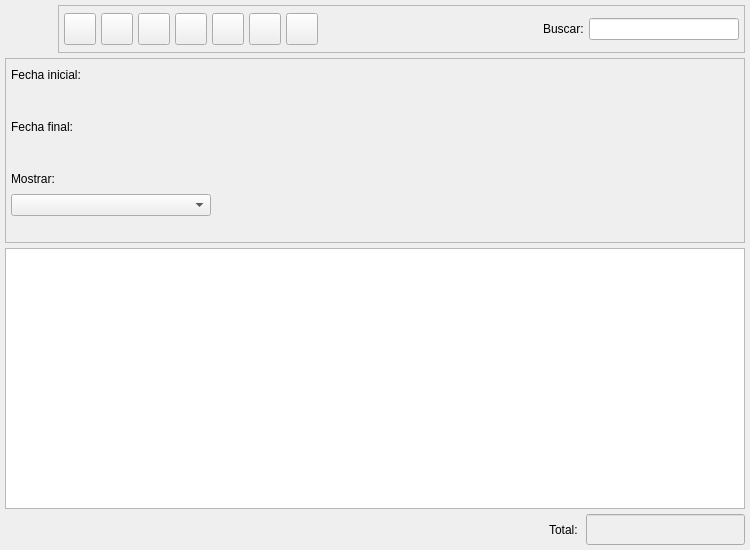
<ui version="4.0" >
 <author>Tomeu Borras Riera</author>
 <class>AlbaranesProveedorListBase</class>
 <widget class="QWidget" name="AlbaranesProveedorListBase" >
  <property name="enabled" >
   <bool>true</bool>
  </property>
  <property name="geometry" >
   <rect>
    <x>0</x>
    <y>0</y>
    <width>750</width>
    <height>550</height>
   </rect>
  </property>
  <property name="windowTitle" >
   <string>Albaranes de proveedor</string>
  </property>
  <property name="windowIcon" >
   <iconset resource="../../bulmages.qrc" >
    <normaloff>:/Images/supplier-delivery-note-list.svg</normaloff>:/Images/supplier-delivery-note-list.svg</iconset>
  </property>
  <layout class="QGridLayout" >
   <property name="margin" >
    <number>5</number>
   </property>
   <property name="spacing" >
    <number>5</number>
   </property>
   <item row="1" column="0" >
    <widget class="QFrame" name="m_busqueda" >
     <property name="minimumSize" >
      <size>
       <width>16</width>
       <height>185</height>
      </size>
     </property>
     <property name="frameShape" >
      <enum>QFrame::StyledPanel</enum>
     </property>
     <property name="frameShadow" >
      <enum>QFrame::Raised</enum>
     </property>
     <layout class="QGridLayout" >
      <property name="margin" >
       <number>5</number>
      </property>
      <property name="spacing" >
       <number>5</number>
      </property>
      <item row="6" column="0" >
       <spacer>
        <property name="orientation" >
         <enum>Qt::Vertical</enum>
        </property>
        <property name="sizeType" >
         <enum>QSizePolicy::Preferred</enum>
        </property>
        <property name="sizeHint" stdset="0" >
         <size>
          <width>191</width>
          <height>21</height>
         </size>
        </property>
       </spacer>
      </item>
      <item rowspan="7" row="0" column="1" >
       <layout class="QVBoxLayout" >
        <property name="spacing" >
         <number>5</number>
        </property>
        <property name="margin" >
         <number>0</number>
        </property>
        <item>
         <widget class="BusquedaArticulo" native="1" name="m_articulo" >
          <property name="sizePolicy" >
           <sizepolicy vsizetype="Preferred" hsizetype="Expanding" >
            <horstretch>0</horstretch>
            <verstretch>0</verstretch>
           </sizepolicy>
          </property>
         </widget>
        </item>
        <item>
         <widget class="BusquedaProveedor" native="1" name="m_proveedor" >
          <property name="sizePolicy" >
           <sizepolicy vsizetype="Preferred" hsizetype="Expanding" >
            <horstretch>0</horstretch>
            <verstretch>0</verstretch>
           </sizepolicy>
          </property>
         </widget>
        </item>
       </layout>
      </item>
      <item row="4" column="0" >
       <widget class="QLabel" name="label_2" >
        <property name="text" >
         <string>Mostrar:</string>
        </property>
        <property name="alignment" >
         <set>Qt::AlignLeading|Qt::AlignLeft|Qt::AlignVCenter</set>
        </property>
       </widget>
      </item>
      <item row="5" column="0" >
       <widget class="QComboBox" name="mui_procesada" >
        <property name="sizePolicy" >
         <sizepolicy vsizetype="Preferred" hsizetype="Fixed" >
          <horstretch>0</horstretch>
          <verstretch>0</verstretch>
         </sizepolicy>
        </property>
        <property name="minimumSize" >
         <size>
          <width>200</width>
          <height>21</height>
         </size>
        </property>
        <property name="focusPolicy" >
         <enum>Qt::StrongFocus</enum>
        </property>
        <property name="frame" >
         <bool>true</bool>
        </property>
       </widget>
      </item>
      <item row="0" column="0" >
       <widget class="QLabel" name="label" >
        <property name="text" >
         <string>Fecha inicial:</string>
        </property>
       </widget>
      </item>
      <item row="1" column="0" >
       <widget class="BusquedaFecha" native="1" name="m_fechain" >
        <property name="sizePolicy" >
         <sizepolicy vsizetype="Preferred" hsizetype="Fixed" >
          <horstretch>0</horstretch>
          <verstretch>0</verstretch>
         </sizepolicy>
        </property>
        <property name="minimumSize" >
         <size>
          <width>200</width>
          <height>21</height>
         </size>
        </property>
       </widget>
      </item>
      <item row="2" column="0" >
       <widget class="QLabel" name="label" >
        <property name="text" >
         <string>Fecha final:</string>
        </property>
       </widget>
      </item>
      <item row="3" column="0" >
       <widget class="BusquedaFecha" native="1" name="m_fechafin" >
        <property name="sizePolicy" >
         <sizepolicy vsizetype="Preferred" hsizetype="Fixed" >
          <horstretch>0</horstretch>
          <verstretch>0</verstretch>
         </sizepolicy>
        </property>
        <property name="minimumSize" >
         <size>
          <width>200</width>
          <height>21</height>
         </size>
        </property>
       </widget>
      </item>
     </layout>
    </widget>
   </item>
   <item row="3" column="0" >
    <layout class="QHBoxLayout" >
     <property name="spacing" >
      <number>5</number>
     </property>
     <property name="margin" >
      <number>0</number>
     </property>
     <item>
      <spacer>
       <property name="orientation" >
        <enum>Qt::Horizontal</enum>
       </property>
       <property name="sizeType" >
        <enum>QSizePolicy::Expanding</enum>
       </property>
       <property name="sizeHint" stdset="0" >
        <size>
         <width>340</width>
         <height>21</height>
        </size>
       </property>
      </spacer>
     </item>
     <item>
      <widget class="QLabel" name="label" >
       <property name="text" >
        <string>Total: </string>
       </property>
      </widget>
     </item>
     <item>
      <widget class="QLineEdit" name="m_total" >
       <property name="enabled" >
        <bool>true</bool>
       </property>
       <property name="sizePolicy" >
        <sizepolicy vsizetype="Fixed" hsizetype="Preferred" >
         <horstretch>0</horstretch>
         <verstretch>0</verstretch>
        </sizepolicy>
       </property>
       <property name="minimumSize" >
        <size>
         <width>150</width>
         <height>0</height>
        </size>
       </property>
       <property name="palette" >
        <palette>
         <active>
          <colorrole role="WindowText" >
           <brush brushstyle="SolidPattern" >
            <color alpha="255" >
             <red>0</red>
             <green>0</green>
             <blue>0</blue>
            </color>
           </brush>
          </colorrole>
          <colorrole role="Button" >
           <brush brushstyle="SolidPattern" >
            <color alpha="255" >
             <red>221</red>
             <green>223</green>
             <blue>228</blue>
            </color>
           </brush>
          </colorrole>
          <colorrole role="Light" >
           <brush brushstyle="SolidPattern" >
            <color alpha="255" >
             <red>255</red>
             <green>255</green>
             <blue>255</blue>
            </color>
           </brush>
          </colorrole>
          <colorrole role="Midlight" >
           <brush brushstyle="SolidPattern" >
            <color alpha="255" >
             <red>255</red>
             <green>255</green>
             <blue>255</blue>
            </color>
           </brush>
          </colorrole>
          <colorrole role="Dark" >
           <brush brushstyle="SolidPattern" >
            <color alpha="255" >
             <red>85</red>
             <green>85</green>
             <blue>85</blue>
            </color>
           </brush>
          </colorrole>
          <colorrole role="Mid" >
           <brush brushstyle="SolidPattern" >
            <color alpha="255" >
             <red>199</red>
             <green>199</green>
             <blue>199</blue>
            </color>
           </brush>
          </colorrole>
          <colorrole role="Text" >
           <brush brushstyle="SolidPattern" >
            <color alpha="255" >
             <red>0</red>
             <green>0</green>
             <blue>0</blue>
            </color>
           </brush>
          </colorrole>
          <colorrole role="BrightText" >
           <brush brushstyle="SolidPattern" >
            <color alpha="255" >
             <red>255</red>
             <green>255</green>
             <blue>255</blue>
            </color>
           </brush>
          </colorrole>
          <colorrole role="ButtonText" >
           <brush brushstyle="SolidPattern" >
            <color alpha="255" >
             <red>0</red>
             <green>0</green>
             <blue>0</blue>
            </color>
           </brush>
          </colorrole>
          <colorrole role="Base" >
           <brush brushstyle="SolidPattern" >
            <color alpha="255" >
             <red>239</red>
             <green>239</green>
             <blue>239</blue>
            </color>
           </brush>
          </colorrole>
          <colorrole role="Window" >
           <brush brushstyle="SolidPattern" >
            <color alpha="255" >
             <red>239</red>
             <green>239</green>
             <blue>239</blue>
            </color>
           </brush>
          </colorrole>
          <colorrole role="Shadow" >
           <brush brushstyle="SolidPattern" >
            <color alpha="255" >
             <red>0</red>
             <green>0</green>
             <blue>0</blue>
            </color>
           </brush>
          </colorrole>
          <colorrole role="Highlight" >
           <brush brushstyle="SolidPattern" >
            <color alpha="255" >
             <red>103</red>
             <green>141</green>
             <blue>178</blue>
            </color>
           </brush>
          </colorrole>
          <colorrole role="HighlightedText" >
           <brush brushstyle="SolidPattern" >
            <color alpha="255" >
             <red>255</red>
             <green>255</green>
             <blue>255</blue>
            </color>
           </brush>
          </colorrole>
          <colorrole role="Link" >
           <brush brushstyle="SolidPattern" >
            <color alpha="255" >
             <red>0</red>
             <green>0</green>
             <blue>238</blue>
            </color>
           </brush>
          </colorrole>
          <colorrole role="LinkVisited" >
           <brush brushstyle="SolidPattern" >
            <color alpha="255" >
             <red>82</red>
             <green>24</green>
             <blue>139</blue>
            </color>
           </brush>
          </colorrole>
          <colorrole role="AlternateBase" >
           <brush brushstyle="SolidPattern" >
            <color alpha="255" >
             <red>232</red>
             <green>232</green>
             <blue>232</blue>
            </color>
           </brush>
          </colorrole>
         </active>
         <inactive>
          <colorrole role="WindowText" >
           <brush brushstyle="SolidPattern" >
            <color alpha="255" >
             <red>0</red>
             <green>0</green>
             <blue>0</blue>
            </color>
           </brush>
          </colorrole>
          <colorrole role="Button" >
           <brush brushstyle="SolidPattern" >
            <color alpha="255" >
             <red>221</red>
             <green>223</green>
             <blue>228</blue>
            </color>
           </brush>
          </colorrole>
          <colorrole role="Light" >
           <brush brushstyle="SolidPattern" >
            <color alpha="255" >
             <red>255</red>
             <green>255</green>
             <blue>255</blue>
            </color>
           </brush>
          </colorrole>
          <colorrole role="Midlight" >
           <brush brushstyle="SolidPattern" >
            <color alpha="255" >
             <red>255</red>
             <green>255</green>
             <blue>255</blue>
            </color>
           </brush>
          </colorrole>
          <colorrole role="Dark" >
           <brush brushstyle="SolidPattern" >
            <color alpha="255" >
             <red>85</red>
             <green>85</green>
             <blue>85</blue>
            </color>
           </brush>
          </colorrole>
          <colorrole role="Mid" >
           <brush brushstyle="SolidPattern" >
            <color alpha="255" >
             <red>199</red>
             <green>199</green>
             <blue>199</blue>
            </color>
           </brush>
          </colorrole>
          <colorrole role="Text" >
           <brush brushstyle="SolidPattern" >
            <color alpha="255" >
             <red>0</red>
             <green>0</green>
             <blue>0</blue>
            </color>
           </brush>
          </colorrole>
          <colorrole role="BrightText" >
           <brush brushstyle="SolidPattern" >
            <color alpha="255" >
             <red>255</red>
             <green>255</green>
             <blue>255</blue>
            </color>
           </brush>
          </colorrole>
          <colorrole role="ButtonText" >
           <brush brushstyle="SolidPattern" >
            <color alpha="255" >
             <red>0</red>
             <green>0</green>
             <blue>0</blue>
            </color>
           </brush>
          </colorrole>
          <colorrole role="Base" >
           <brush brushstyle="SolidPattern" >
            <color alpha="255" >
             <red>239</red>
             <green>239</green>
             <blue>239</blue>
            </color>
           </brush>
          </colorrole>
          <colorrole role="Window" >
           <brush brushstyle="SolidPattern" >
            <color alpha="255" >
             <red>239</red>
             <green>239</green>
             <blue>239</blue>
            </color>
           </brush>
          </colorrole>
          <colorrole role="Shadow" >
           <brush brushstyle="SolidPattern" >
            <color alpha="255" >
             <red>0</red>
             <green>0</green>
             <blue>0</blue>
            </color>
           </brush>
          </colorrole>
          <colorrole role="Highlight" >
           <brush brushstyle="SolidPattern" >
            <color alpha="255" >
             <red>103</red>
             <green>141</green>
             <blue>178</blue>
            </color>
           </brush>
          </colorrole>
          <colorrole role="HighlightedText" >
           <brush brushstyle="SolidPattern" >
            <color alpha="255" >
             <red>255</red>
             <green>255</green>
             <blue>255</blue>
            </color>
           </brush>
          </colorrole>
          <colorrole role="Link" >
           <brush brushstyle="SolidPattern" >
            <color alpha="255" >
             <red>0</red>
             <green>0</green>
             <blue>238</blue>
            </color>
           </brush>
          </colorrole>
          <colorrole role="LinkVisited" >
           <brush brushstyle="SolidPattern" >
            <color alpha="255" >
             <red>82</red>
             <green>24</green>
             <blue>139</blue>
            </color>
           </brush>
          </colorrole>
          <colorrole role="AlternateBase" >
           <brush brushstyle="SolidPattern" >
            <color alpha="255" >
             <red>232</red>
             <green>232</green>
             <blue>232</blue>
            </color>
           </brush>
          </colorrole>
         </inactive>
         <disabled>
          <colorrole role="WindowText" >
           <brush brushstyle="SolidPattern" >
            <color alpha="255" >
             <red>128</red>
             <green>128</green>
             <blue>128</blue>
            </color>
           </brush>
          </colorrole>
          <colorrole role="Button" >
           <brush brushstyle="SolidPattern" >
            <color alpha="255" >
             <red>221</red>
             <green>223</green>
             <blue>228</blue>
            </color>
           </brush>
          </colorrole>
          <colorrole role="Light" >
           <brush brushstyle="SolidPattern" >
            <color alpha="255" >
             <red>255</red>
             <green>255</green>
             <blue>255</blue>
            </color>
           </brush>
          </colorrole>
          <colorrole role="Midlight" >
           <brush brushstyle="SolidPattern" >
            <color alpha="255" >
             <red>255</red>
             <green>255</green>
             <blue>255</blue>
            </color>
           </brush>
          </colorrole>
          <colorrole role="Dark" >
           <brush brushstyle="SolidPattern" >
            <color alpha="255" >
             <red>85</red>
             <green>85</green>
             <blue>85</blue>
            </color>
           </brush>
          </colorrole>
          <colorrole role="Mid" >
           <brush brushstyle="SolidPattern" >
            <color alpha="255" >
             <red>199</red>
             <green>199</green>
             <blue>199</blue>
            </color>
           </brush>
          </colorrole>
          <colorrole role="Text" >
           <brush brushstyle="SolidPattern" >
            <color alpha="255" >
             <red>199</red>
             <green>199</green>
             <blue>199</blue>
            </color>
           </brush>
          </colorrole>
          <colorrole role="BrightText" >
           <brush brushstyle="SolidPattern" >
            <color alpha="255" >
             <red>255</red>
             <green>255</green>
             <blue>255</blue>
            </color>
           </brush>
          </colorrole>
          <colorrole role="ButtonText" >
           <brush brushstyle="SolidPattern" >
            <color alpha="255" >
             <red>128</red>
             <green>128</green>
             <blue>128</blue>
            </color>
           </brush>
          </colorrole>
          <colorrole role="Base" >
           <brush brushstyle="SolidPattern" >
            <color alpha="255" >
             <red>239</red>
             <green>239</green>
             <blue>239</blue>
            </color>
           </brush>
          </colorrole>
          <colorrole role="Window" >
           <brush brushstyle="SolidPattern" >
            <color alpha="255" >
             <red>239</red>
             <green>239</green>
             <blue>239</blue>
            </color>
           </brush>
          </colorrole>
          <colorrole role="Shadow" >
           <brush brushstyle="SolidPattern" >
            <color alpha="255" >
             <red>0</red>
             <green>0</green>
             <blue>0</blue>
            </color>
           </brush>
          </colorrole>
          <colorrole role="Highlight" >
           <brush brushstyle="SolidPattern" >
            <color alpha="255" >
             <red>86</red>
             <green>117</green>
             <blue>148</blue>
            </color>
           </brush>
          </colorrole>
          <colorrole role="HighlightedText" >
           <brush brushstyle="SolidPattern" >
            <color alpha="255" >
             <red>255</red>
             <green>255</green>
             <blue>255</blue>
            </color>
           </brush>
          </colorrole>
          <colorrole role="Link" >
           <brush brushstyle="SolidPattern" >
            <color alpha="255" >
             <red>0</red>
             <green>0</green>
             <blue>238</blue>
            </color>
           </brush>
          </colorrole>
          <colorrole role="LinkVisited" >
           <brush brushstyle="SolidPattern" >
            <color alpha="255" >
             <red>82</red>
             <green>24</green>
             <blue>139</blue>
            </color>
           </brush>
          </colorrole>
          <colorrole role="AlternateBase" >
           <brush brushstyle="SolidPattern" >
            <color alpha="255" >
             <red>232</red>
             <green>232</green>
             <blue>232</blue>
            </color>
           </brush>
          </colorrole>
         </disabled>
        </palette>
       </property>
       <property name="font" >
        <font>
         <family>Sans Serif</family>
         <pointsize>12</pointsize>
         <weight>75</weight>
         <italic>false</italic>
         <bold>true</bold>
         <underline>false</underline>
         <strikeout>false</strikeout>
        </font>
       </property>
       <property name="alignment" >
        <set>Qt::AlignRight</set>
       </property>
      </widget>
     </item>
    </layout>
   </item>
   <item row="2" column="0" >
    <widget class="AlbaranesProveedorListSubform" name="mui_list" />
   </item>
   <item row="0" column="0" >
    <layout class="QHBoxLayout" >
     <property name="spacing" >
      <number>5</number>
     </property>
     <property name="margin" >
      <number>0</number>
     </property>
     <item>
      <widget class="QLabel" name="label" >
       <property name="minimumSize" >
        <size>
         <width>48</width>
         <height>48</height>
        </size>
       </property>
       <property name="maximumSize" >
        <size>
         <width>48</width>
         <height>48</height>
        </size>
       </property>
       <property name="text" >
        <string/>
       </property>
       <property name="pixmap" >
        <pixmap resource="../../bulmages.qrc" >:/Images/supplier-delivery-note-list.svg</pixmap>
       </property>
       <property name="scaledContents" >
        <bool>true</bool>
       </property>
      </widget>
     </item>
     <item>
      <widget class="QFrame" name="m_botonera" >
       <property name="frameShape" >
        <enum>QFrame::StyledPanel</enum>
       </property>
       <property name="frameShadow" >
        <enum>QFrame::Raised</enum>
       </property>
       <layout class="QHBoxLayout" >
        <property name="spacing" >
         <number>5</number>
        </property>
        <property name="margin" >
         <number>5</number>
        </property>
        <item>
         <widget class="QToolButton" name="mui_crear" >
          <property name="minimumSize" >
           <size>
            <width>32</width>
            <height>32</height>
           </size>
          </property>
          <property name="maximumSize" >
           <size>
            <width>32</width>
            <height>32</height>
           </size>
          </property>
          <property name="toolTip" >
           <string>Nuevo albaran</string>
          </property>
          <property name="whatsThis" >
           <string>Nuevo albaran</string>
          </property>
          <property name="text" >
           <string/>
          </property>
          <property name="icon" >
           <iconset resource="../../bulmages.qrc" >
            <normaloff>:/Images/document-new.svg</normaloff>:/Images/document-new.svg</iconset>
          </property>
          <property name="iconSize" >
           <size>
            <width>32</width>
            <height>32</height>
           </size>
          </property>
          <property name="shortcut" >
           <string>Ctrl+N</string>
          </property>
         </widget>
        </item>
        <item>
         <widget class="QToolButton" name="mui_editar" >
          <property name="minimumSize" >
           <size>
            <width>32</width>
            <height>32</height>
           </size>
          </property>
          <property name="maximumSize" >
           <size>
            <width>32</width>
            <height>32</height>
           </size>
          </property>
          <property name="toolTip" >
           <string>Editar albaran</string>
          </property>
          <property name="whatsThis" >
           <string>Editar albaran</string>
          </property>
          <property name="text" >
           <string/>
          </property>
          <property name="icon" >
           <iconset resource="../../bulmages.qrc" >
            <normaloff>:/Images/document-open.svg</normaloff>:/Images/document-open.svg</iconset>
          </property>
          <property name="iconSize" >
           <size>
            <width>32</width>
            <height>32</height>
           </size>
          </property>
          <property name="shortcut" >
           <string>Ctrl+E</string>
          </property>
         </widget>
        </item>
        <item>
         <widget class="QToolButton" name="mui_borrar" >
          <property name="minimumSize" >
           <size>
            <width>32</width>
            <height>32</height>
           </size>
          </property>
          <property name="maximumSize" >
           <size>
            <width>32</width>
            <height>32</height>
           </size>
          </property>
          <property name="toolTip" >
           <string>Borrar albaran</string>
          </property>
          <property name="whatsThis" >
           <string>Borrar albaran</string>
          </property>
          <property name="text" >
           <string/>
          </property>
          <property name="icon" >
           <iconset resource="../../bulmages.qrc" >
            <normaloff>:/Images/edit-delete.svg</normaloff>:/Images/edit-delete.svg</iconset>
          </property>
          <property name="iconSize" >
           <size>
            <width>32</width>
            <height>32</height>
           </size>
          </property>
          <property name="shortcut" >
           <string>Ctrl+D</string>
          </property>
         </widget>
        </item>
        <item>
         <widget class="QToolButton" name="mui_imprimir" >
          <property name="minimumSize" >
           <size>
            <width>32</width>
            <height>32</height>
           </size>
          </property>
          <property name="maximumSize" >
           <size>
            <width>32</width>
            <height>32</height>
           </size>
          </property>
          <property name="toolTip" >
           <string>Imprimir listado</string>
          </property>
          <property name="whatsThis" >
           <string>Imprimir listado</string>
          </property>
          <property name="text" >
           <string/>
          </property>
          <property name="icon" >
           <iconset resource="../../bulmages.qrc" >
            <normaloff>:/Images/document-print.svg</normaloff>:/Images/document-print.svg</iconset>
          </property>
          <property name="iconSize" >
           <size>
            <width>32</width>
            <height>32</height>
           </size>
          </property>
          <property name="shortcut" >
           <string>Ctrl+P</string>
          </property>
         </widget>
        </item>
        <item>
         <widget class="QToolButton" name="mui_filtrar" >
          <property name="minimumSize" >
           <size>
            <width>32</width>
            <height>32</height>
           </size>
          </property>
          <property name="maximumSize" >
           <size>
            <width>32</width>
            <height>32</height>
           </size>
          </property>
          <property name="toolTip" >
           <string>Filtrar albaranes</string>
          </property>
          <property name="whatsThis" >
           <string>Filtrar albaranes</string>
          </property>
          <property name="text" >
           <string/>
          </property>
          <property name="icon" >
           <iconset resource="../../bulmages.qrc" >
            <normaloff>:/Images/edit-find.svg</normaloff>:/Images/edit-find.svg</iconset>
          </property>
          <property name="iconSize" >
           <size>
            <width>32</width>
            <height>32</height>
           </size>
          </property>
          <property name="shortcut" >
           <string>Ctrl+F</string>
          </property>
          <property name="checkable" >
           <bool>true</bool>
          </property>
         </widget>
        </item>
        <item>
         <widget class="QToolButton" name="mui_configurar" >
          <property name="minimumSize" >
           <size>
            <width>32</width>
            <height>32</height>
           </size>
          </property>
          <property name="maximumSize" >
           <size>
            <width>32</width>
            <height>32</height>
           </size>
          </property>
          <property name="toolTip" >
           <string>Configurar listado</string>
          </property>
          <property name="whatsThis" >
           <string>Configurar listado</string>
          </property>
          <property name="text" >
           <string/>
          </property>
          <property name="icon" >
           <iconset resource="../../bulmages.qrc" >
            <normaloff>:/Images/document-properties.svg</normaloff>:/Images/document-properties.svg</iconset>
          </property>
          <property name="iconSize" >
           <size>
            <width>32</width>
            <height>32</height>
           </size>
          </property>
          <property name="shortcut" >
           <string>Ctrl+B</string>
          </property>
          <property name="checkable" >
           <bool>true</bool>
          </property>
         </widget>
        </item>
        <item>
         <widget class="QToolButton" name="mui_actualizar" >
          <property name="minimumSize" >
           <size>
            <width>32</width>
            <height>32</height>
           </size>
          </property>
          <property name="maximumSize" >
           <size>
            <width>32</width>
            <height>32</height>
           </size>
          </property>
          <property name="toolTip" >
           <string>Actualizar listado</string>
          </property>
          <property name="whatsThis" >
           <string>Actualizar listado</string>
          </property>
          <property name="text" >
           <string/>
          </property>
          <property name="icon" >
           <iconset resource="../../bulmages.qrc" >
            <normaloff>:/Images/view-refresh.svg</normaloff>:/Images/view-refresh.svg</iconset>
          </property>
          <property name="iconSize" >
           <size>
            <width>32</width>
            <height>32</height>
           </size>
          </property>
          <property name="shortcut" >
           <string>F5</string>
          </property>
         </widget>
        </item>
        <item>
         <spacer>
          <property name="orientation" >
           <enum>Qt::Horizontal</enum>
          </property>
          <property name="sizeType" >
           <enum>QSizePolicy::Expanding</enum>
          </property>
          <property name="sizeHint" stdset="0" >
           <size>
            <width>100</width>
            <height>20</height>
           </size>
          </property>
         </spacer>
        </item>
        <item>
         <widget class="QLabel" name="label" >
          <property name="text" >
           <string>Buscar:</string>
          </property>
         </widget>
        </item>
        <item>
         <widget class="QLineEdit" name="m_filtro" >
          <property name="sizePolicy" >
           <sizepolicy vsizetype="Fixed" hsizetype="Preferred" >
            <horstretch>0</horstretch>
            <verstretch>0</verstretch>
           </sizepolicy>
          </property>
          <property name="minimumSize" >
           <size>
            <width>150</width>
            <height>0</height>
           </size>
          </property>
         </widget>
        </item>
       </layout>
      </widget>
     </item>
    </layout>
   </item>
  </layout>
 </widget>
 <layoutdefault spacing="3" margin="5" />
 <customwidgets>
  <customwidget>
   <class>BusquedaArticulo</class>
   <extends>QWidget</extends>
   <header>busquedaarticulo.h</header>
  </customwidget>
  <customwidget>
   <class>BusquedaFecha</class>
   <extends>QWidget</extends>
   <header>../../bulmalib/src/busquedafecha.h</header>
  </customwidget>
  <customwidget>
   <class>AlbaranesProveedorListSubform</class>
   <extends>QTableWidget</extends>
   <header>albaranesproveedor.h</header>
  </customwidget>
  <customwidget>
   <class>BusquedaProveedor</class>
   <extends>QWidget</extends>
   <header>busquedaproveedor.h</header>
  </customwidget>
 </customwidgets>
 <resources>
  <include location="../../bulmages.qrc" />
 </resources>
 <connections>
  <connection>
   <sender>mui_filtrar</sender>
   <signal>toggled(bool)</signal>
   <receiver>m_busqueda</receiver>
   <slot>setShown(bool)</slot>
   <hints>
    <hint type="sourcelabel" >
     <x>232</x>
     <y>42</y>
    </hint>
    <hint type="destinationlabel" >
     <x>117</x>
     <y>75</y>
    </hint>
   </hints>
  </connection>
 </connections>
</ui>
